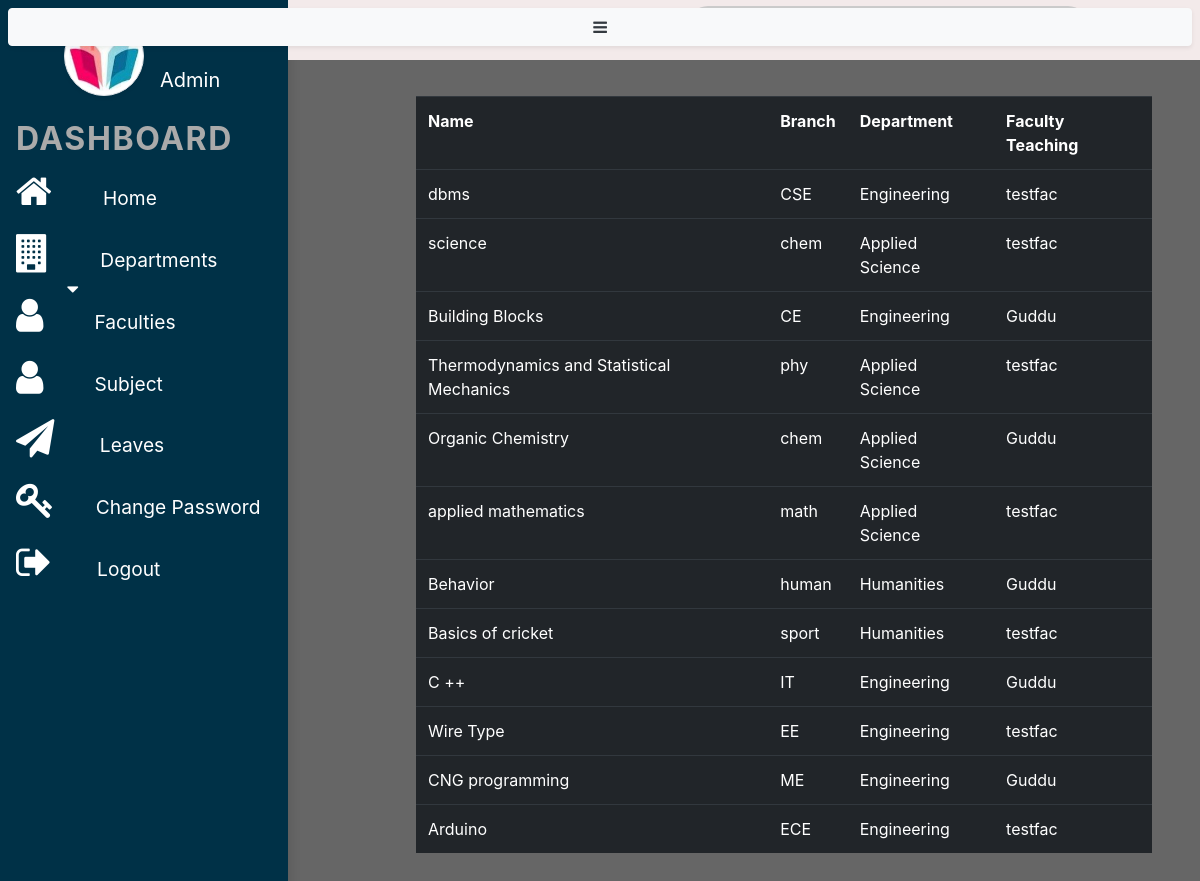
Screenshot of /admin/viewsub.php with the database file from the repository.
### tables this page shows
CREATE TABLE `subject` (
  `id` int(11) NOT NULL,
  `name` varchar(255) NOT NULL,
  `branch` varchar(255) NOT NULL,
  `dept` varchar(255) NOT NULL,
  `facteach` varchar(255) NOT NULL,
  `date added` timestamp(6) NOT NULL DEFAULT current_timestamp(6) ON UPDATE current_timestamp(6)
);

### admin/viewsub.php (the view, shortened to what this page needs)
<?php
 include "adminsidebar.php";
$conn = mysqli_connect("localhost","root","","userdb");
$sql = "SELECT name, branch, dept, facteach FROM subject";
$result = mysqli_query($conn , $sql);
?>
<!DOCTYPE html>
<html lang="en">
<head>
    <link rel="stylesheet" href="https://stackpath.bootstrapcdn.com/bootstrap/4.1.1/css/bootstrap.min.css"
>
    <link rel="stylesheet" href="https://stackpath.bootstrapcdn.com/font-awesome/4.7.0/css/font-awesome.min.css">
</head>
<body>
<div class="page-content p-5" id="content">
            <div class="topbar fixed-top">
                <button id="sidebarCollapse" class="btn btn-light text-dark bg-light rounded-pill shadow-sm m-2 mb-4 fixed-top">
                    <i class="fa fa-bars"></i>
                </button>
                <div class="search">
                    <label>
                    </label>
                </div>
            </div>
<center>
    <br><br>
            <table style="color:white;" class="table table-dark">
                <tr>
                    <th>Name</th>
                    <th>Branch</th>
                    <th>Department</th>
                    <th>Faculty Teaching</th>
                </tr>
                <?php while($row=mysqli_fetch_array($result)){   ?>
                    <tr>
                        <td>
                            <?php echo $row['name'] ?>
                </td>
                <td>
                            <?php echo $row['branch'] ?>
                            </td>
                            <td>
                            <?php echo $row['dept'] ?>
                            </td>
                            <td>
                            <?php echo $row['facteach'] ?>
                        </td>
                    </tr>
                    <?php  }  ?>
            </table>
            </center>
</body>
</html>

### admin/css/styleBoo.css (style rules this page uses)
body { background:url('../img/admin-bg.jpg'); overflow-x: hidden; background-size:cover; background-repeat: no-repeat; }
.topbar { width:100%; background-color: rgb(243, 234, 234); height:60px; padding: 0 10px; display: flex; justify-content: space-between; align-items: center; margin-left: 24%; transition: all 0.4s; }
.search { position:relative; width: 400px; margin: 0 10px; }
.search label { position: relative; width: 100%; }
.page-content { width: calc(100%-23rem); margin-left: 23rem; transition: all 0.4s; }

### rows the page displays
subject: name "dbms", branch "CSE", dept "Engineering", facteach "testfac"
subject: name "science", branch "chem", dept "Applied Science", facteach "testfac"
subject: name "Building Blocks", branch "CE", dept "Engineering", facteach "Guddu"
subject: name "Thermodynamics and Statistical Mechanics", branch "phy", dept "Applied Science", facteach "testfac"
subject: name "Organic Chemistry", branch "chem", dept "Applied Science", facteach "Guddu"
subject: name "applied mathematics", branch "math", dept "Applied Science", facteach "testfac"
subject: name "Behavior", branch "human", dept "Humanities", facteach "Guddu"
subject: name "Basics of cricket", branch "sport", dept "Humanities", facteach "testfac"
subject: name "C ++", branch "IT", dept "Engineering", facteach "Guddu"
subject: name "Wire Type", branch "EE", dept "Engineering", facteach "testfac"
subject: name "CNG programming", branch "ME", dept "Engineering", facteach "Guddu"
subject: name "Arduino", branch "ECE", dept "Engineering", facteach "testfac"
